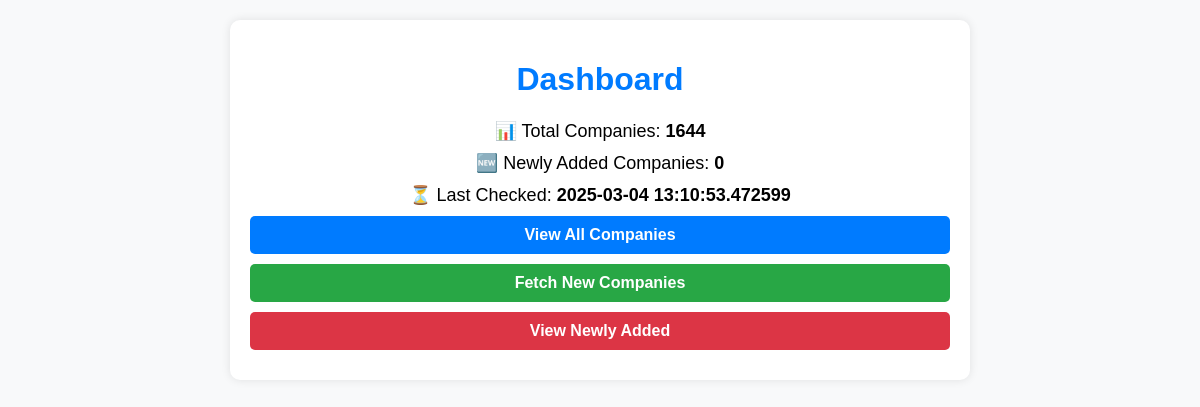
Before: / with the older database file.
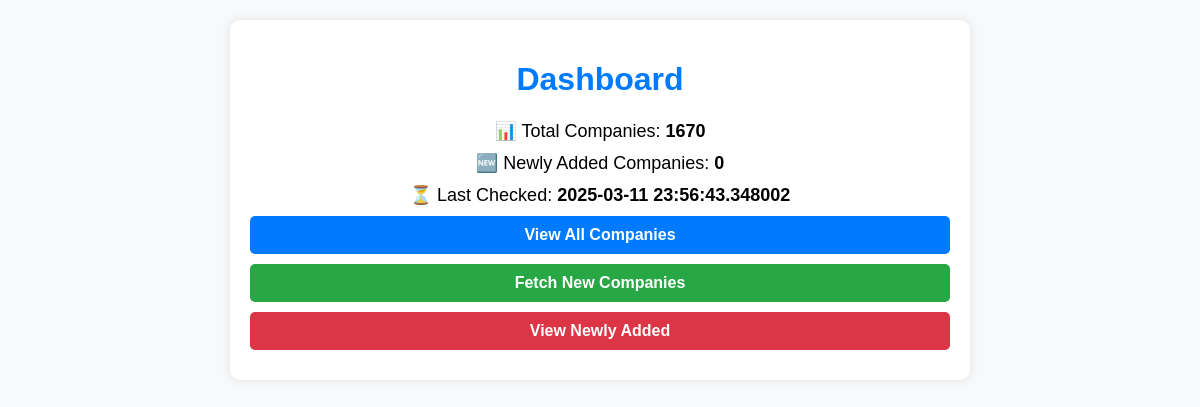
After: the same page with the newer database file.
### tables this page shows
CREATE TABLE last_checked (
            id INTEGER PRIMARY KEY AUTOINCREMENT,
            timestamp TEXT,
            new_count INTEGER
        );

### app.py (the view)
@app.route('/')
def index():
    companies = fetch_companies()
    total_companies = len(companies)
    last_checked, new_companies = get_last_checked()
    return render_template("index.html", total_companies=total_companies, last_checked=last_checked, new_companies=new_companies)

### app.py (called while the page is built)
def fetch_companies():
    conn = sqlite3.connect("companies.db")
    cursor = conn.cursor()
    cursor.execute("SELECT id, url FROM companies ORDER BY id DESC")  # Sort by ID (latest first)
    companies = cursor.fetchall()
    conn.close()
    return companies

def get_last_checked():
    conn = sqlite3.connect("companies.db")
    cursor = conn.cursor()
    cursor.execute("SELECT timestamp, new_count FROM last_checked ORDER BY id DESC LIMIT 1")
    result = cursor.fetchone()
    conn.close()
    return result if result else ("Never", 0)

### templates/index.html (shortened to what this page needs)
<!DOCTYPE html>
<html lang="en">
<head>
</head>
<body>
    <div class="container">
        <h1>Dashboard</h1>
        <p class="stats">📊 Total Companies: <b>{{ total_companies }}</b></p>
        <p class="stats">🆕 Newly Added Companies: <b>{{ new_companies }}</b></p>
        <p class="stats">⏳ Last Checked: <b>{{ last_checked }}</b></p>
        <a class="btn btn-blue" href="{{ url_for('companies') }}">View All Companies</a>
        <a class="btn btn-green" href="{{ url_for('fetch_new') }}">Fetch New Companies</a>
        <a class="btn btn-red" href="{{ url_for('new_records') }}">View Newly Added</a>
    </div>
</body>
</html>

### templates/index.html (style rules this page uses)
body { font-family: Arial, sans-serif; text-align: center; margin: 20px; background: #f8f9fa; }
.container { max-width: 700px; margin: auto; background: white; padding: 20px; border-radius: 10px; box-shadow: 0 0 10px rgba(0, 0, 0, 0.1); }
h1 { color: #007bff; }
.stats { font-size: 18px; margin: 10px 0; }
.btn { display: block; margin: 10px auto; padding: 10px 20px; text-decoration: none; border-radius: 5px; color: white; font-weight: bold; text-align: center; }
.btn-blue { background: #007bff; }
.btn-green { background: #28a745; }
.btn-red { background: #dc3545; }

Changed rows visible on the page:
removed last_checked: timestamp "2025-03-04 13:10:53.472599"
now on this page (row edited): last_checked: timestamp "2025-03-11 23:56:43.348002"
Other visible differences:
{{ total_companies }}: "1644" → "1670"
